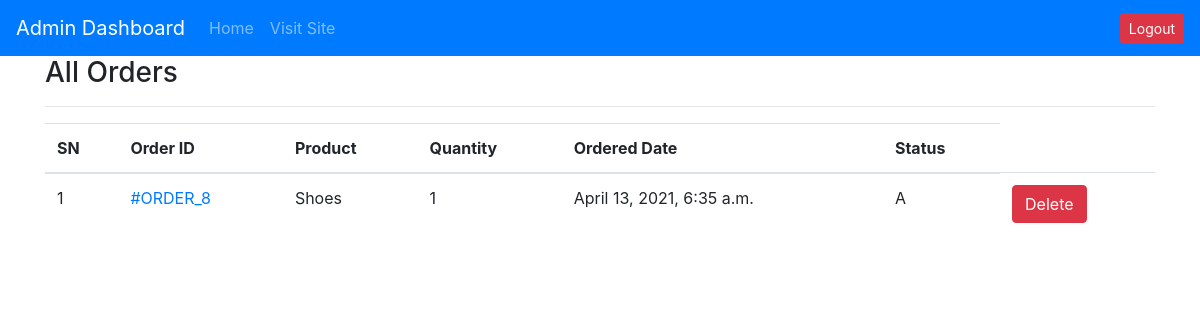
/admin-all-orders333333333/, run on the app's committed database.
### products/models.py (models this page shows, shortened)
class OrderPlaced(models.Model):
    user = models.ForeignKey(User, on_delete=models.CASCADE)
    customer = models.ForeignKey(Customer, on_delete=models.CASCADE)
    product = models.ForeignKey(Product, on_delete=models.CASCADE)
    quantity = models.PositiveIntegerField(default=1)
    ordered_date = models.DateTimeField(auto_now_add=True)
    status = models.CharField(
        max_length=50, choices=STATUS_CHOICES, default='Pending')

class Product(models.Model):
    title = models.CharField(max_length=100)
    Price = models.FloatField()
    Selling_Price= models.FloatField()
    Description = models.TextField()
    Manufacturer = models.CharField(max_length=100)
    category = models.CharField(choices=PASAL_CHOICES, max_length=2)
    Image = models.ImageField(upload_to='productimg')

### products/views.py (the view)
# urls.py: path("admin-all-orders333333333/", views.AdminOrderListView, name="adminorderlist"),
def AdminOrderListView(request):
    template_name = "admins/adminorderlist.html"
    allorders = OrderPlaced.objects.all().order_by("-id")
    customer=Customer.objects.all().order_by("-id")
    context={'allorders':allorders,"customer":customer}
    return render(request,template_name,context)

### admins/templates/admins/adminorderlist.html (shortened to what this page needs)
{% extends 'layout-admin.html' %}
{% load static %}
{% block content %}
<div class="container">
    <div class="row">
        <div class="col-md-12">
            <h3>All Orders</h3>
            <hr>
            <table class="table">
                <thead>
                    <tr>
                        <th>SN</th>
                        <th>Order ID </th>
                        <th>Product</th>
                        <th>Quantity</th>
                        <th>Ordered Date</th>
                        <th>Status</th>
                    </tr>
                </thead>
                <tbody>
                    {% for order in allorders %}
                    <tr>
                        <td>{{forloop.counter}}</td>
                        <td><a href="{% url 'adminorderdetail' order.id %}">#ORDER_{{order.id}}</a></td>
                        <td>{{order.product.title}}</td>
                        <td>{{order.quantity}}</td>
                        <td>{{order.ordered_date}}</td>
                        <td>{{order.status}}</td>
                        <td>
                            <form action="{% url 'deleteorder' order.id %}" method="POST" class="d-inline">
                                <input type="submit" value="Delete" class="btn btn-danger"
                                    onclick="return confirm('Are you sure want to delete order user?')" />
                            </form>
                        </td>
                    </tr>
                    {% endfor %}
                </tbody>
            </table>
        </div>
    </div>
</div>
{% endblock %}

### data on the page
OrderPlaced: id "8", product "Shoes", quantity "1", ordered_date "April 13, 2021, 6:35 a.m.", status "A"
